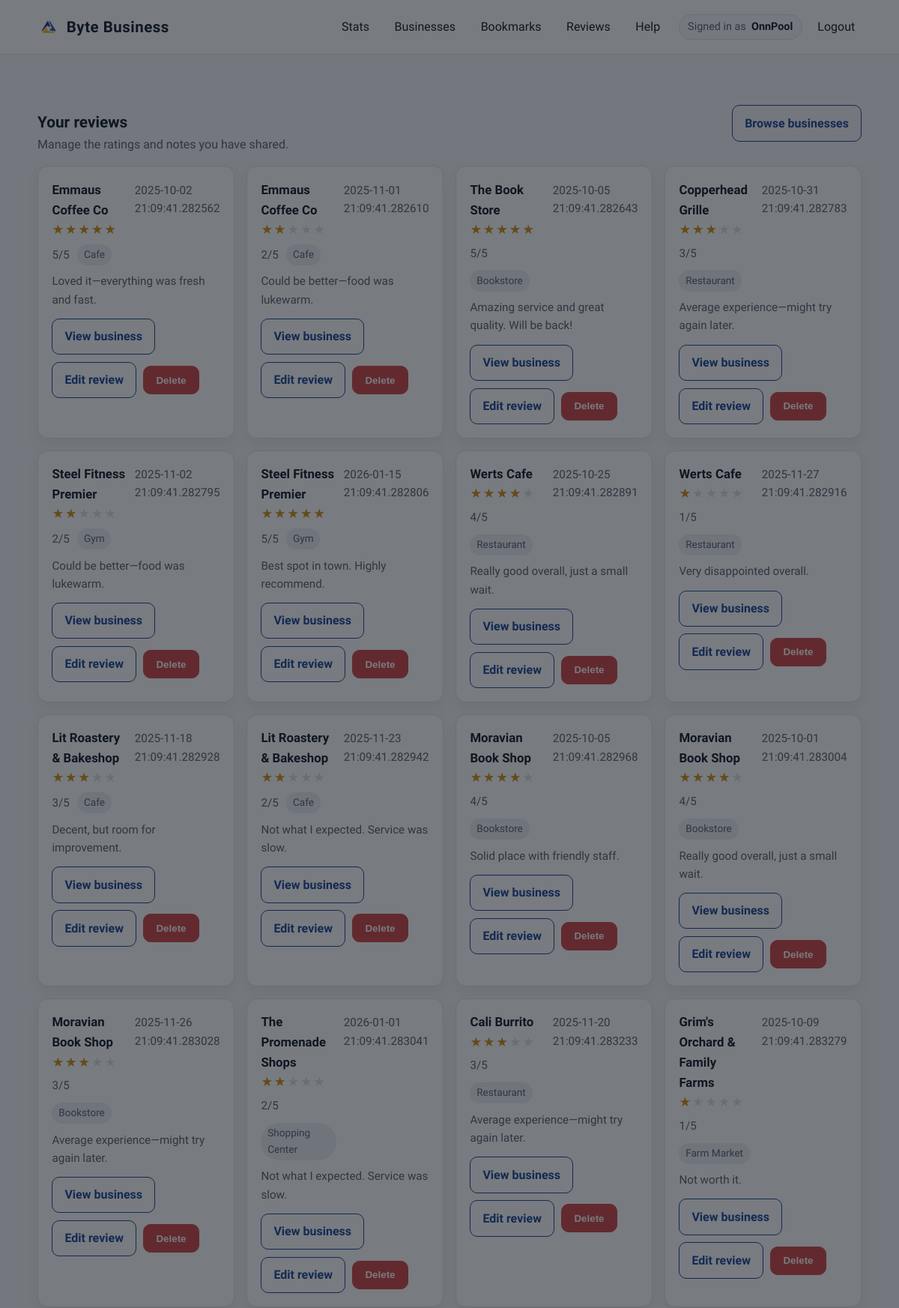
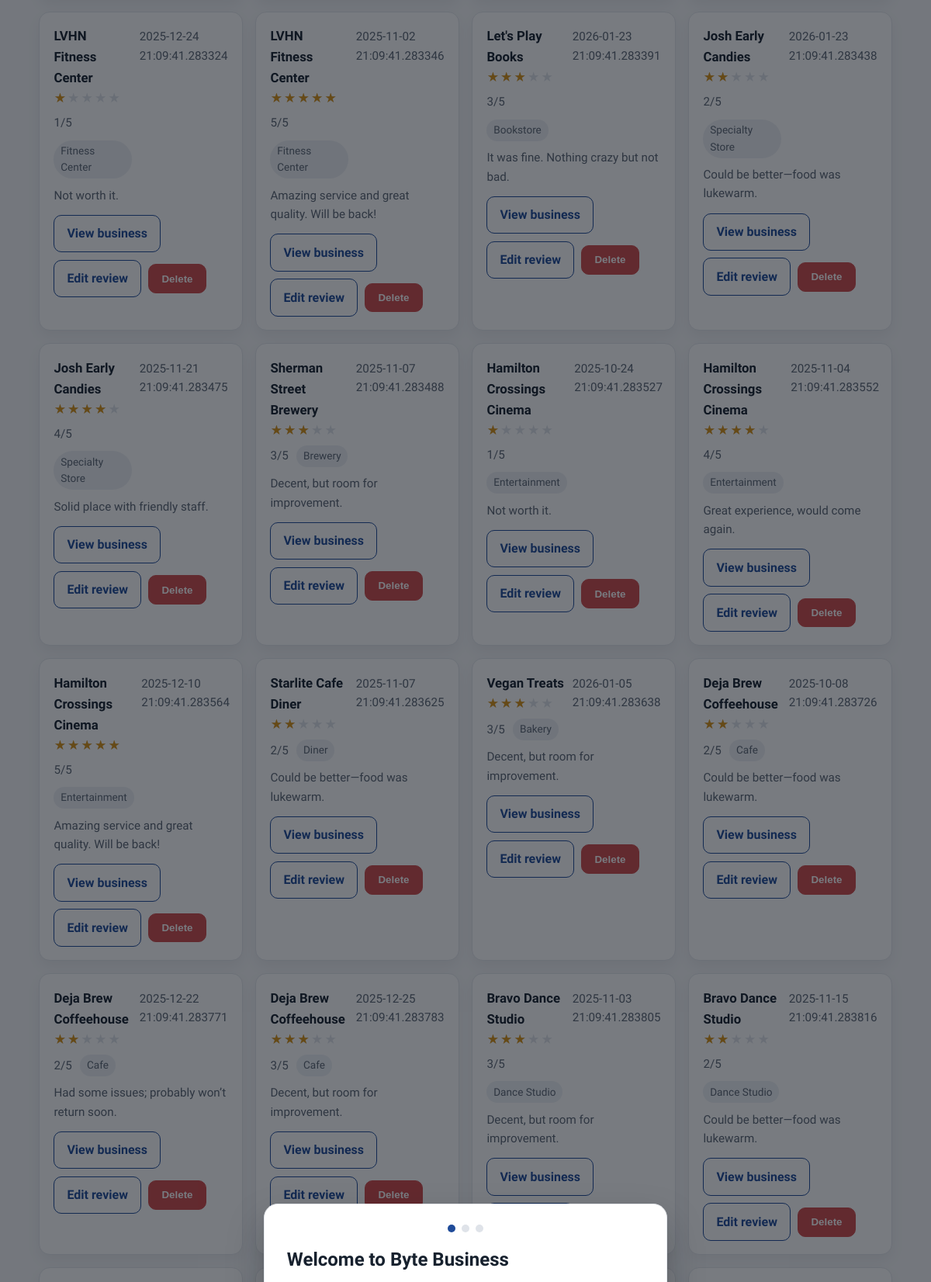
/review (signed in, upper part), run on the app's committed database (2 pictures, top to bottom).
### app/models.py (models this page shows, shortened)
class User(db.Model, UserMixin):
    id = db.Column(db.Integer, primary_key=True)
    username = db.Column(db.String(150), unique=True, nullable=False)
    email = db.Column(db.String(150), unique=True, nullable=False)
    password = db.Column(db.String(256), nullable=False)
    created_at = db.Column(db.DateTime, default=datetime.utcnow)
    is_verified = db.Column(db.Boolean, default=False)
    verified_at = db.Column(db.DateTime, default=None)
    last_verification_email_sent_at = db.Column(db.DateTime, default=None)
    is_admin = db.Column(db.Boolean, default=False)
    is_active = db.Column(db.Boolean, default=True)
    bookmarks = db.relationship("BookMark", back_populates="user", cascade="all, delete-orphan")
    reviews = db.relationship("Review", back_populates="user", cascade="all, delete-orphan")
    redeemed_deals = db.relationship("RedeemDeal", back_populates="user", cascade="all, delete-orphan")
    business_requests = db.relationship("BusinessRequest", back_populates="user", cascade="all, delete-orphan")

class Review(db.Model):
    id = db.Column(db.Integer, primary_key=True)
    business_id = db.Column(db.Integer, db.ForeignKey('business.id'), nullable=False)
    user_id = db.Column(db.Integer, db.ForeignKey('user.id'), nullable=False)
    rating = db.Column(db.Integer, nullable=False)
    comment = db.Column(db.Text, nullable=True)
    created_at = db.Column(db.DateTime, default=datetime.utcnow)
    is_visible = db.Column(db.Boolean, default=True)
    user = db.relationship("User", back_populates="reviews")
    business = db.relationship("Business", back_populates="reviews")
    review_images = db.relationship("ReviewImage", back_populates="review", cascade="all, delete-orphan")

class Business(db.Model):
    id = db.Column(db.Integer, primary_key=True)
    name = db.Column(db.String(200), nullable=False)
    location = db.Column(db.String(200), nullable=False)
    address = db.Column(db.String(300), nullable=False)
    category = db.Column(db.String(100), nullable=False)
    description = db.Column(db.Text, nullable=True)
    created_at = db.Column(db.DateTime, default=datetime.utcnow)
    is_active = db.Column(db.Boolean, default=True)
    website = db.Column(db.String(300), nullable=True)
    contact = db.Column(db.String(50), nullable=True)
    hours = db.Column(db.String(200), nullable=True)
    bookmarks = db.relationship("BookMark", back_populates="business", cascade="all, delete-orphan")
    reviews = db.relationship("Review", back_populates="business", cascade="all, delete-orphan")
    deals = db.relationship("Deal", back_populates="business", cascade="all, delete-orphan")

### app/routes.py (the view)
@main_bp.route("/review")
@login_required
def reviews():
    reviews = Review.query.filter_by(user_id=current_user.id).all()
    return render_template("reviews.html", reviews=reviews)

### app/auth_routes.py (called while the page is built)
@login_manager.user_loader
def load_user(user_id):
    return User.query.get(int(user_id))

### app/templates/reviews.html (shortened to what this page needs)
{% extends "base.html" %}
{% block content %}
<div class="container">
  <section class="section">
    <div class="section-header">
      <div>
        <h2>Your reviews</h2>
        <p>Manage the ratings and notes you have shared.</p>
      </div>
      <a class="button subtle" href="{{ url_for('main.list_businesses') }}">Browse businesses</a>
    </div>
    {% if reviews and reviews|length > 0 %}
    <div class="card-grid">
      {% for review in reviews %}
      <div class="card">
        <div class="row" style="align-items: baseline;">
          <div>
            <h3 style="margin: 0;">{{ review.business.name|default('Business') }}</h3>
            <div class="business-meta" style="margin-top: 0.4rem;">
              <span class="star-bar" data-rating-bar data-rating="{{ review.rating|default(0) }}">
                <span class="base">★★★★★</span>
                <span class="fill">★★★★★</span>
              </span>
              <span class="muted">{{ review.rating|default(0) }}/5</span>
              <span class="pill">{{ review.business.category|default('Business') }}</span>
            </div>
          </div>
          <span class="muted">{{ review.created_at|default('') }}</span>
        </div>
        <p class="muted" style="margin-top: 0.6rem;">{{ review.comment|default('No comment provided.') }}</p>
        <div class="review-actions" style="margin-top: 0.8rem;">
          <a class="button subtle" href="{{ url_for('main.business_detail', business_id=review.business_id|default(0)) }}">View business</a>
          <a class="button subtle" href="{{ url_for('main.edit_review', review_id=review.id|default(0)) }}">Edit review</a>
          <form method="POST" action="{{ url_for('main.delete_review', review_id=review.id|default(0)) }}" class="review-action-form">
            <button class="button danger" type="submit">Delete</button>
          </form>
        </div>
      </div>
      {% endfor %}
    </div>
    {% else %}
    <div class="card">
      <h3 style="margin-top: 0;">No reviews yet</h3>
      <p style="margin: 0.35rem 0 0.8rem;">Start by rating a business you have visited.</p>
      <a class="button" href="{{ url_for('main.list_businesses') }}">Find businesses</a>
    </div>
    {% endif %}
  </section>
</div>
{% endblock %}

### app/templates/base.html (shortened to what this page needs)
<!doctype html>
<html lang="en">
<head>
  <link rel="stylesheet" href="{{ url_for('static', filename='styles.css') }}">
</head>
<body>
  <header class="site-header">
    <div class="container header-inner">
      <div class="brand">
        <img class="brand-logo" src="{{ url_for('static', filename='FBLA-Symbol.png') }}" alt="FBLA logo">
        <span>Byte Business</span>
      </div>
      <nav class="nav-links">
        {% if current_user.is_authenticated %}
        <a href="{{ url_for('main.stats') }}">Stats</a>
        <a href="/businesses">Businesses</a>
        <a href="{{ url_for('bookmarks.view_bookmarks') }}">Bookmarks</a>
        <a href="{{ url_for('main.reviews') }}">Reviews</a>
        <a href="{{ url_for('main.help') }}">Help</a>
        <div class="nav-right">
          <span class="nav-user">
            <span class="nav-user-label">Signed in as</span>
            <span class="nav-user-name">{{ current_user.username }}</span>
          </span>
          <a href="{{ url_for('auth.logout') }}">Logout</a>
        </div>
        {% else %}
        <a href="{{ url_for('main.home') }}">Home</a>
        <a href="/businesses">Businesses</a>
        <a href="{{ url_for('auth.login') }}">Login</a>
        <a class="button subtle" href="{{ url_for('auth.register') }}">Register</a>
        {% endif %}
      </nav>
    </div>
  </header>
  <main class="page">
    {% block content %}{% endblock %}
  </main>
  <div class="onboarding" data-onboarding hidden>
    <div class="onboarding-card" role="dialog" aria-modal="true" aria-labelledby="onboarding-title">
      <div class="onboarding-progress" aria-hidden="true">
        <span class="onboarding-dot is-active" data-dot></span>
        <span class="onboarding-dot" data-dot></span>
        <span class="onboarding-dot" data-dot></span>
      </div>
      <div class="onboarding-slide is-active" data-slide="0">
        <h2 id="onboarding-title">Welcome to Byte Business</h2>
      </div>
    </div>
  </div>
</body>
</html>

### app/static/styles.css (style rules this page uses)
:root { --bg: #f6f7f9; --card: #ffffff; --text: #17212e; --muted: #5c6674; --accent: #1f4b99; --accent-strong: #153a73; --border: #e4e7ec; --shadow: 0 12px 30px rgba(0, 0, 0, 0.06); --radius: 14px; }
*, *::before, *::after { box-sizing: border-box; }
body { margin: 0; background: var(--bg); color: var(--text); font-family: 'Work Sans', 'Segoe UI', -apple-system, BlinkMacSystemFont, sans-serif; line-height: 1.6; text-rendering: optimizeLegibility; }
a { color: var(--accent); text-decoration: none; }
.container { width: min(1100px, calc(100% - 2.5rem)); margin: 0 auto; }
.site-header { background: var(--card); border-bottom: 1px solid var(--border); position: sticky; top: 0; z-index: 10; }
.header-inner { display: flex; align-items: center; justify-content: space-between; padding: 1.1rem 0; }
.brand { display: inline-flex; align-items: center; gap: 0.55rem; font-weight: 700; letter-spacing: 0.5px; font-size: 1.28rem; }
.brand-logo { width: 30px; height: 30px; object-fit: contain; }
.nav-links { display: flex; align-items: center; gap: 1rem; }
.nav-links a { color: var(--text); font-weight: 500; padding: 0.35rem 0.55rem; border-radius: 8px; transition: color 0.2s ease, background 0.2s ease; }
.nav-right { margin-left: auto; display: flex; align-items: center; gap: 0.75rem; }
.nav-user { display: inline-flex; align-items: center; gap: 0.45rem; padding: 0.25rem 0.7rem; border-radius: 999px; border: 1px solid var(--border); background: #f9fafb; font-size: 0.9rem; color: var(--muted); }
.nav-user-name { font-weight: 600; color: var(--text); }
.button { display: inline-flex; align-items: center; justify-content: center; gap: 0.35rem; padding: 0.65rem 1rem; border-radius: 10px; font-weight: 600; border: 1px solid var(--accent); color: var(--card); background: var(--accent); transition: transform 0.15s ease, box-shadow 0.2s ease, background 0.2s ease, color 0.2s ease; }
.button.subtle { color: var(--accent); background: transparent; border-color: var(--accent); }
.button.danger { border-color: #d04b4b; background: #d04b4b; }
.page { padding: 2rem 0 3rem; min-height: calc(100vh - 180px); }
.pill { padding: 0.2rem 0.55rem; border-radius: 999px; background: #eef1f5; color: var(--muted); font-size: 0.85rem; }
.section { margin: 2.2rem auto 0; }
.section-header { display: flex; align-items: baseline; justify-content: space-between; gap: 1rem; margin-bottom: 1rem; }
.section-header h2 { margin: 0; font-size: 1.3rem; }
.section-header p { margin: 0; color: var(--muted); }
.card-grid { display: grid; grid-template-columns: repeat(auto-fit, minmax(240px, 1fr)); gap: 1rem; }
.card { background: var(--card); border: 1px solid var(--border); border-radius: var(--radius); padding: 1.1rem 1.15rem; box-shadow: 0 8px 18px rgba(0, 0, 0, 0.05); transition: transform 0.15s ease, box-shadow 0.2s ease; }
.card h3 { margin: 0 0 0.4rem; font-size: 1.05rem; }
.card p { margin: 0; color: var(--muted); }
form { display: grid; gap: 0.9rem; }
.muted { color: var(--muted); font-size: 0.95rem; }
.star-bar { position: relative; display: inline-block; font-weight: 700; letter-spacing: 0.1rem; color: #dfe3e9; line-height: 1; }
.star-bar .base { color: #dfe3e9; }
.star-bar .fill { position: absolute; top: 0; left: 0; overflow: hidden; white-space: nowrap; color: #d89216; }
.row { display: flex; align-items: center; justify-content: space-between; gap: 0.6rem; }
.review-actions { display: flex; flex-wrap: wrap; gap: 0.6rem; align-items: center; }
.review-action-form { margin: 0; display: inline-flex; }
.business-meta { display: flex; align-items: center; gap: 0.65rem; color: var(--muted); font-size: 0.95rem; flex-wrap: wrap; }
.onboarding { position: fixed; inset: 0; z-index: 50; display: grid; place-items: center; padding: 1.5rem; }
.onboarding-card { position: relative; z-index: 1; width: min(520px, 100%); background: var(--card); border-radius: 18px; padding: 1.6rem 1.8rem; box-shadow: 0 24px 48px rgba(10, 15, 24, 0.25); border: 1px solid var(--border); }
.onboarding-card h2 { margin: 0 0 0.4rem; }
.onboarding-progress { display: flex; justify-content: center; gap: 0.5rem; margin-bottom: 1rem; }
.onboarding-dot { width: 10px; height: 10px; border-radius: 999px; background: #dfe3e9; }
.onboarding-dot.is-active { background: var(--accent); }
.onboarding-slide { display: none; }
.onboarding-slide.is-active { display: block; }

### data on the page
User: username "OnnPool"
Review: business.name "Emmaus Coffee Co", rating "5", business.category "Cafe", created_at "2025-10-02 21:09:41.282562", comment "Loved it—everything was fresh and fast."
Review: business.name "Emmaus Coffee Co", rating "2", business.category "Cafe", created_at "2025-11-01 21:09:41.282610", comment "Could be better—food was lukewarm."
Review: business.name "The Book Store", rating "5", business.category "Bookstore", created_at "2025-10-05 21:09:41.282643", comment "Amazing service and great quality. Will be back!"
Review: business.name "Copperhead Grille", rating "3", business.category "Restaurant", created_at "2025-10-31 21:09:41.282783", comment "Average experience—might try again later."
Review: business.name "Steel Fitness Premier", rating "2", business.category "Gym", created_at "2025-11-02 21:09:41.282795", comment "Could be better—food was lukewarm."
Review: business.name "Steel Fitness Premier", rating "5", business.category "Gym", created_at "2026-01-15 21:09:41.282806", comment "Best spot in town. Highly recommend."
Review: business.name "Werts Cafe", rating "4", business.category "Restaurant", created_at "2025-10-25 21:09:41.282891", comment "Really good overall, just a small wait."
Review: business.name "Werts Cafe", rating "1", business.category "Restaurant", created_at "2025-11-27 21:09:41.282916", comment "Very disappointed overall."
Review: business.name "Lit Roastery & Bakeshop", rating "3", business.category "Cafe", created_at "2025-11-18 21:09:41.282928", comment "Decent, but room for improvement."
Review: business.name "Lit Roastery & Bakeshop", rating "2", business.category "Cafe", created_at "2025-11-23 21:09:41.282942", comment "Not what I expected. Service was slow."
Review: business.name "Moravian Book Shop", rating "4", business.category "Bookstore", created_at "2025-10-05 21:09:41.282968", comment "Solid place with friendly staff."
Review: business.name "Moravian Book Shop", rating "4", business.category "Bookstore", created_at "2025-10-01 21:09:41.283004", comment "Really good overall, just a small wait."
Review: business.name "Moravian Book Shop", rating "3", business.category "Bookstore", created_at "2025-11-26 21:09:41.283028", comment "Average experience—might try again later."
Review: business.name "The Promenade Shops", rating "2", business.category "Shopping Center", created_at "2026-01-01 21:09:41.283041", comment "Not what I expected. Service was slow."
Review: business.name "Cali Burrito", rating "3", business.category "Restaurant", created_at "2025-11-20 21:09:41.283233", comment "Average experience—might try again later."
Review: business.name "Grim's Orchard & Family Farms", rating "1", business.category "Farm Market", created_at "2025-10-09 21:09:41.283279", comment "Not worth it."
Review: business.name "LVHN Fitness Center", rating "1", business.category "Fitness Center", created_at "2025-12-24 21:09:41.283324", comment "Not worth it."
Review: business.name "LVHN Fitness Center", rating "5", business.category "Fitness Center", created_at "2025-11-02 21:09:41.283346", comment "Amazing service and great quality. Will be back!"
Review: business.name "Let's Play Books", rating "3", business.category "Bookstore", created_at "2026-01-23 21:09:41.283391", comment "It was fine. Nothing crazy but not bad."
Review: business.name "Josh Early Candies", rating "2", business.category "Specialty Store", created_at "2026-01-23 21:09:41.283438", comment "Could be better—food was lukewarm."
Review: business.name "Josh Early Candies", rating "4", business.category "Specialty Store", created_at "2025-11-21 21:09:41.283475", comment "Solid place with friendly staff."
Review: business.name "Sherman Street Brewery", rating "3", business.category "Brewery", created_at "2025-11-07 21:09:41.283488", comment "Decent, but room for improvement."
Review: business.name "Hamilton Crossings Cinema", rating "1", business.category "Entertainment", created_at "2025-10-24 21:09:41.283527", comment "Not worth it."
Review: business.name "Hamilton Crossings Cinema", rating "4", business.category "Entertainment", created_at "2025-11-04 21:09:41.283552", comment "Great experience, would come again."
Review: business.name "Hamilton Crossings Cinema", rating "5", business.category "Entertainment", created_at "2025-12-10 21:09:41.283564", comment "Amazing service and great quality. Will be back!"
Review: business.name "Starlite Cafe Diner", rating "2", business.category "Diner", created_at "2025-11-07 21:09:41.283625", comment "Could be better—food was lukewarm."
Review: business.name "Vegan Treats", rating "3", business.category "Bakery", created_at "2026-01-05 21:09:41.283638", comment "Decent, but room for improvement."
Review: business.name "Deja Brew Coffeehouse", rating "2", business.category "Cafe", created_at "2025-10-08 21:09:41.283726", comment "Could be better—food was lukewarm."
Review: business.name "Deja Brew Coffeehouse", rating "2", business.category "Cafe", created_at "2025-12-22 21:09:41.283771", comment "Had some issues; probably won’t return soon."
Review: business.name "Deja Brew Coffeehouse", rating "3", business.category "Cafe", created_at "2025-12-25 21:09:41.283783", comment "Decent, but room for improvement."
Review: business.name "Bravo Dance Studio", rating "3", business.category "Dance Studio", created_at "2025-11-03 21:09:41.283805", comment "Decent, but room for improvement."
Review: business.name "Bravo Dance Studio", rating "2", business.category "Dance Studio", created_at "2025-11-15 21:09:41.283816", comment "Could be better—food was lukewarm."
